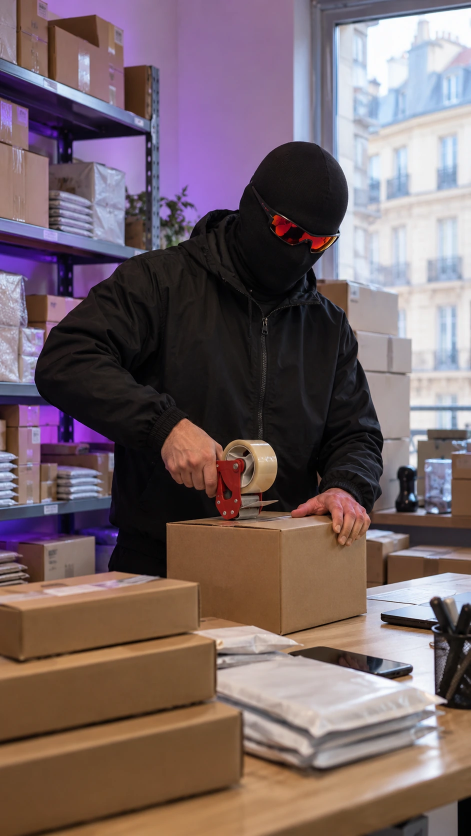
#> input picture video-factory/videos/CB-01/images/01.webp, 941 x 1672 px (shown at 1/2 size)
$ python -i zone_tiktok.py   (imports and definitions only)
#> lines starting #> are read from the running program, lines starting #| are printed output that depends on the picture
#!/usr/bin/env python3
"""Simule l'affichage TikTok sur un iPhone 13 (écran 19,5:9) au-dessus d'images 1080×1920.

    python3 zone_tiktok.py image1.png [image2.png …] -o planche.jpg

Mesuré sur une capture de Youssef (17/10/2026) : TikTok remplit la hauteur, donc la vidéo 9:16 est rognée de ~96 px
à gauche et à droite ; la barre de recherche couvre y 115-197, la colonne de boutons x 860-965 de y 816 à 1555,
la légende y 1555-1766, la barre de commentaire en dessous. Ce qui touche une zone rouge sera caché ou rogné.
Snapchat (pubs) laisse libres les 150 px du haut et ~340 px du bas : la même zone sûre convient aux deux.
"""
import argparse
from PIL import Image, ImageDraw

ROGNE = 96
ZONES = [(0, 0, 1080, 205), (860, 816, 1080, 1555), (0, 1555, 1080, 1920)]   # en pixels de la vidéo


def simule(chemin):
#> called with chemin = '../../../videos/CB-01/images/01.webp'
    im = Image.open(chemin).convert("RGB").resize((1080, 1920))
    voile = Image.new("RGBA", im.size, (0, 0, 0, 0)); d = ImageDraw.Draw(voile)
#> after `voile = Image.new('RGBA', im.size, (0, 0, 0, 0))`: voile: PIL image 1080x1920 RGBA; every value is 0
    for z in ZONES: d.rectangle(z, fill=(255, 0, 60, 70), outline=(255, 0, 60, 255), width=3)
    im = Image.alpha_composite(im.convert("RGBA"), voile).convert("RGB")
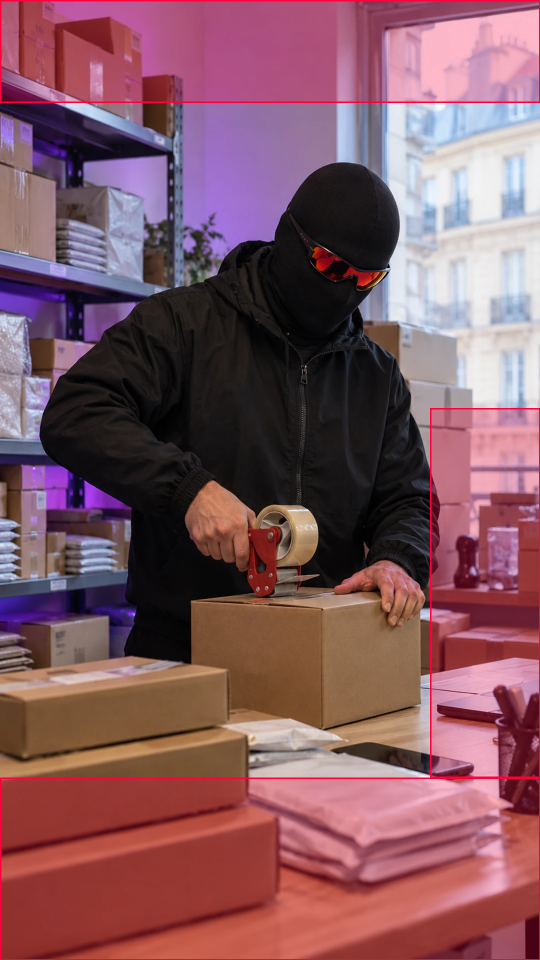
#> im: PIL image 1080x1920 RGB (shown at 1/2 size); mean R, G, B 131.1, 87.5, 97
    return im.crop((ROGNE, 0, 1080 - ROGNE, 1920))
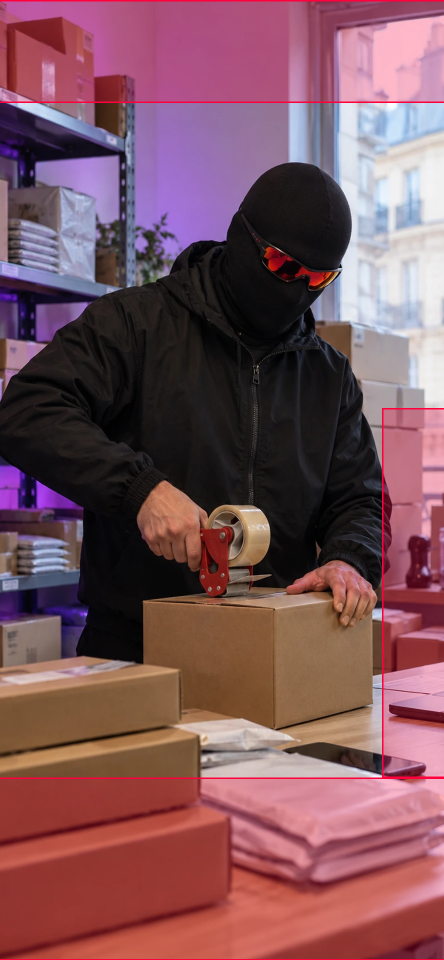
#> returned value: PIL image 888x1920 RGB (shown at 1/2 size); mean R, G, B 125.3, 83.1, 91.3


# [10 lines not run here, left out]

>>> result = simule('../../../videos/CB-01/images/01.webp')

$ run again, on video-factory/videos/CB-01/images/03.webp
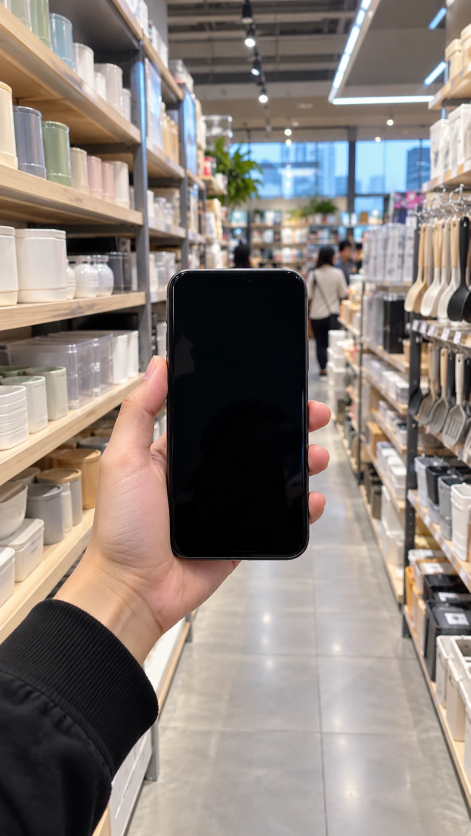
#> input picture video-factory/videos/CB-01/images/03.webp, 941 x 1672 px (shown at 1/2 size)
#> voile: PIL image 1080x1920 RGBA; every value is 0
#> in simule, `im = Image.alpha_composite(im.convert("RGBA"), voile).convert("RGB")`:
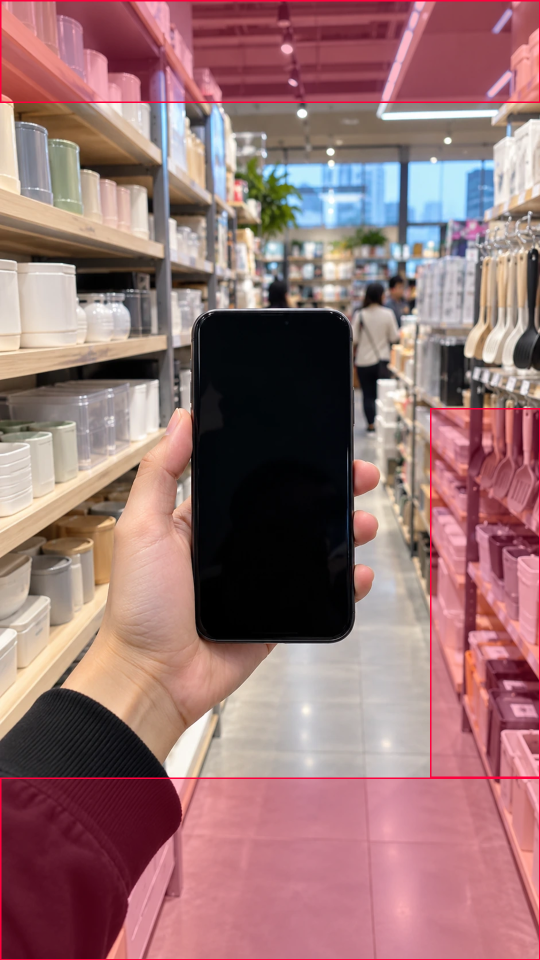
#> im: PIL image 1080x1920 RGB (shown at 1/2 size); mean R, G, B 151.5, 114.3, 115.1
#> in simule, `return im.crop((ROGNE, 0, 1080 - ROGNE, 1920))`:
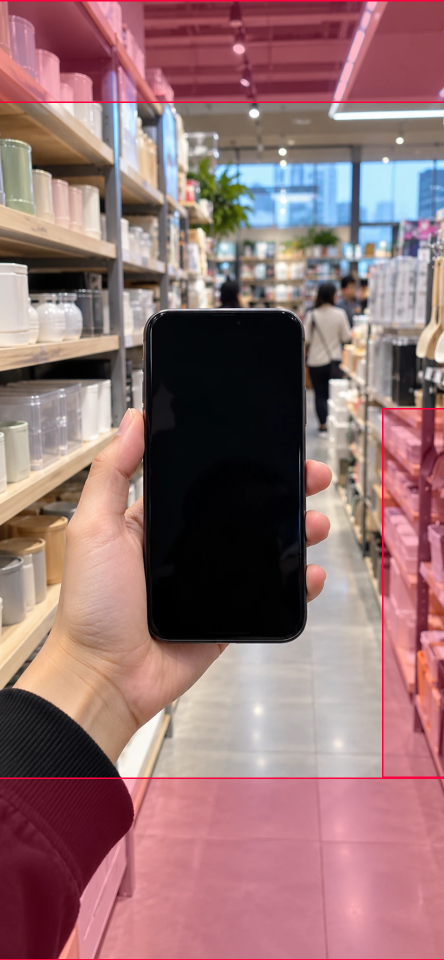
#> returned value: PIL image 888x1920 RGB (shown at 1/2 size); mean R, G, B 147.2, 112.5, 113.8
